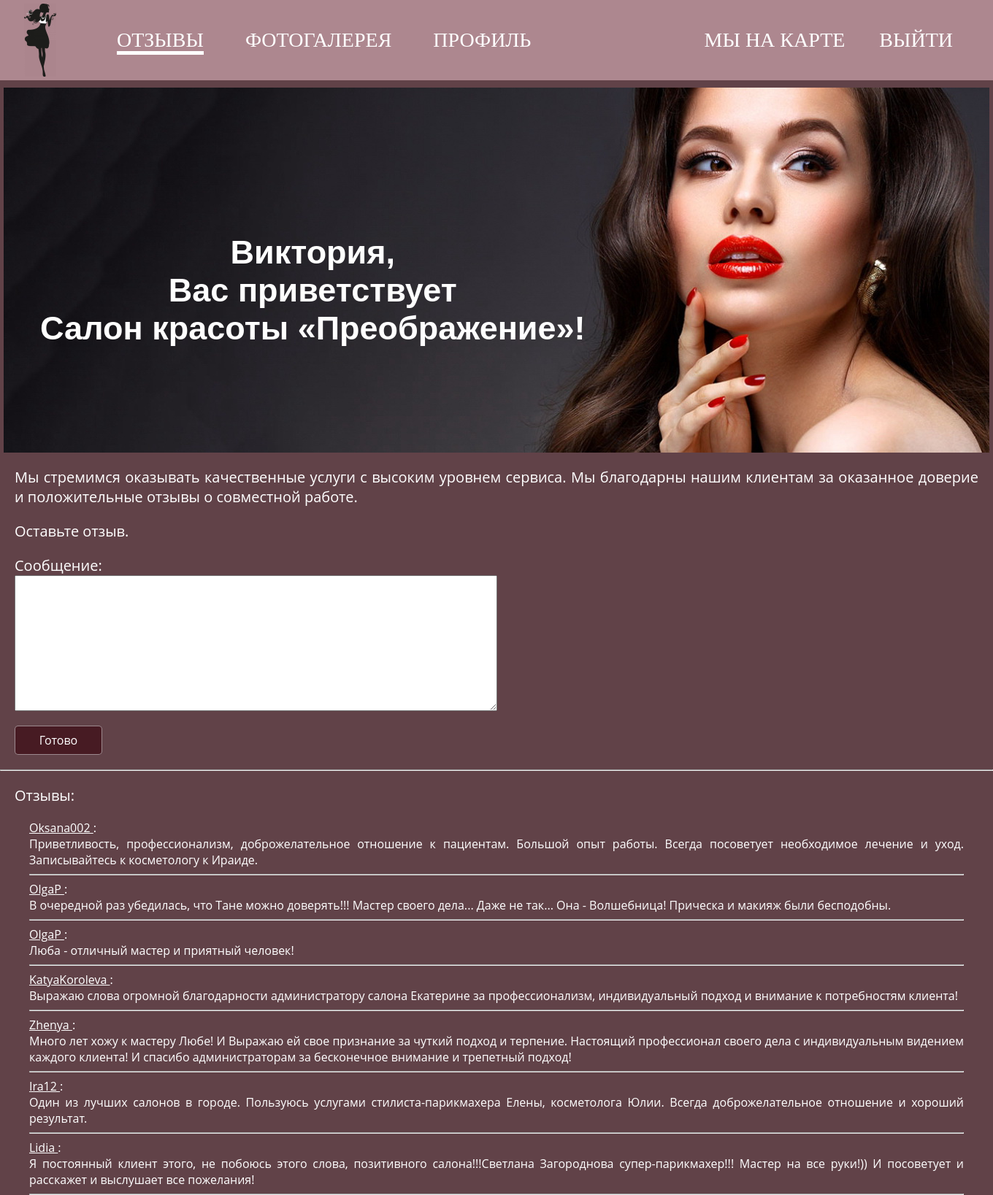
The app's page /index (signed in) with its own data.
### app/models.py (models this page shows, shortened)
class User(UserMixin, db.Model):
    id = db.Column(db.Integer, primary_key=True)
    username = db.Column(db.String(64), index=True, unique=True)
    name = db.Column(db.String(64), index=True, unique=False)
    fullname = db.Column(db.String(64), index=True, unique=False)
    telephone = db.Column(db.String(11), index=True, unique=False)
    email = db.Column(db.String(120), index=True, unique=True)
    password_hash = db.Column(db.String(128))
    posts = db.relationship('Post', backref='author', lazy='dynamic')
    def followed_posts(self):
        return Post.query.order_by(Post.timestamp.desc()).all()

class Post(db.Model):
    id = db.Column(db.Integer, primary_key=True)
    body = db.Column(db.String(140))
    timestamp = db.Column(db.DateTime, index=True, default=datetime.utcnow)
    user_id = db.Column(db.Integer, db.ForeignKey('user.id'))

### app/routes.py (the view)
@app.route('/', methods=['GET', 'POST'])
@app.route('/index', methods=['GET', 'POST'])
@login_required
def index():
    form = PostForm()
    if form.validate_on_submit():
        post = Post(body=form.post.data, author=current_user)
        db.session.add(post)
        db.session.commit()
        flash('Your post is now live!')
        return redirect(url_for('index'))
    posts = current_user.followed_posts()
    return render_template("index.html", title='Home Page', form=form, posts=posts)

### app/forms.py
class PostForm(FlaskForm):
    post = TextAreaField('Сообщение:', validators=[
        DataRequired(), Length(min=1, max=1024)])
    submit = SubmitField('Готово')

### app/models.py (called while the page is built)
@login.user_loader
def load_user(id):
    return User.query.get(int(id))

### app/templates/index.html (shortened to what this page needs)
{% extends "base.html" %}
{% block content %}
<div class="imagebanner">
    <img id = "indexFon"src="{{ url_for('static', filename='images/Image2.jpg') }}" width="1350" alt="Добро пожаловать">
    <h2><span>{{ current_user.name }},<br> Вас приветствует <br>Салон красоты «Преображение»!</span></h2>
</div>
<div class="mainContainer">
    <p>Мы стремимся оказывать качественные услуги с высоким уровнем сервиса. Мы благодарны нашим клиентам за оказанное доверие и положительные отзывы о совместной работе.</p>
</div>
<div class="mainContainer">
    <p>Оставьте отзыв.</p>
</div>
    {% if form %}
    <form id = "post" class="mainContainer" action="" method="post">
        <p>
            {{ form.post.label }}<br>
            {{ form.post(cols=64, rows=10) }}<br>
        </p>
        <p>{{ form.submit() }}</p>
    </form>
    {% endif %}
<hr>
<p class="mainContainer">Отзывы:</p>
    {% for post in posts %}
        {% include '_post.html' %}
    {% endfor %}
{% endblock %}

### app/templates/_post.html
<div id = "reviews">
     <a href="{{ url_for('user', username=post.author.username) }}">
          {{ post.author.username }}
     </a>:<br>{{ post.body }}
     <hr>
</div>

### app/static/style.css (style rules this page uses)
body { background-color: #614248; font-family: 'Open Sans', Helvetica, Arial, Verdana, sans-serif; width: 100%; height: 100%; margin: 0px; text-align: justify; }
input[type="submit"] { -webkit-transition: all 0.3s ease; -moz-transition: all 0.3s ease; background:#471B23; border: 1px solid rgba(244, 248, 249, 0.5); border-radius: 5px; color: #FFFFFF; font-size: 16px; padding: 5px; font-family: 'Open Sans', Helvetica, Arial, Verdana, sans-serif; width: 120px; height: 40px; }
.mainContainer { margin: 20px; color: #FFFFFF; }
#reviews { margin-left: 40px; margin-right:40px; color: #FFFFFF; }
hr { color:#7A2F3E; }
#reviews hr { color:#784F4C; }
#post { font-size: 16px; }
form { font-size: 16px; font-family: 'Open Sans', Helvetica, Arial, Verdana, sans-serif; }
a { color: #FFFFFF; }
.imagebanner { margin: auto; text-align: center; position: relative; width: 1350px; }
h2 { position: absolute; top: 180px; float: left; left: 50px; }
h2 span { color:#FFFFFF; font: bold 45px ChaletE, Sans-Serif; }
p { font-size: 20px; }

### records on screen
User: name "Виктория"
Post: author.username "Oksana002", body "Приветливость, профессионализм, доброжелательное отношение к пациентам. Большой опыт работы. Всегда посоветует необходимое лечение и уход. Записывайтесь к косметологу к Ираиде."
Post: author.username "OlgaP", body "В очередной раз убедилась, что Тане можно доверять!!! Мастер своего дела... Даже не так... Она - Волшебница! Прическа и макияж были бесподобны."
Post: author.username "OlgaP", body "Люба - отличный мастер и приятный человек!"
Post: author.username "KatyaKoroleva", body "Выражаю слова огромной благодарности администратору салона Екатерине за профессионализм, индивидуальный подход и внимание к потребностям клиента!"
Post: author.username "Zhenya", body "Много лет хожу к мастеру Любе! И Выражаю ей свое признание за чуткий подход и терпение. Настоящий профессионал своего дела с индивидуальным видением каждого клиента! И спасибо администраторам за бесконечное внимание и трепетный подход!"
Post: author.username "Ira12", body "Один из лучших салонов в городе. Пользуюсь услугами стилиста-парикмахера Елены, косметолога Юлии. Всегда доброжелательное отношение и хороший результат."
Post: author.username "Lidia", body "Я постоянный клиент этого, не побоюсь этого слова, позитивного салона!!!Светлана Загороднова супер-парикмахер!!! Мастер на все руки!)) И посоветует и расскажет и выслушает все пожелания!"
